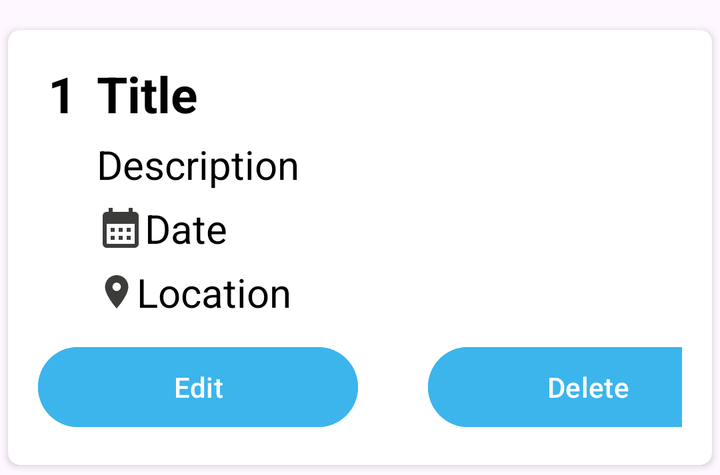
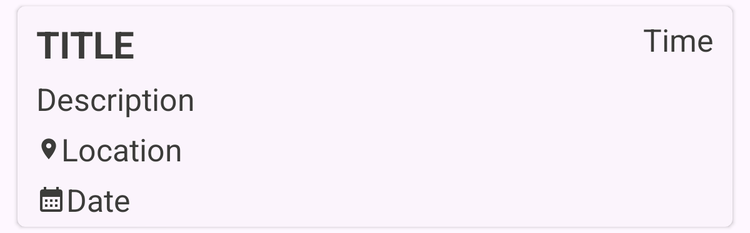

Compare how this app lays out the same screen by default and in its alternative resource folder. The renders come first, then the two layout files and the values they reference.
<!-- AndroidManifest.xml: application theme Theme.MusicanManagement -->
<!-- res/layout/data_show.xml -->
<?xml version="1.0" encoding="utf-8"?>
<androidx.cardview.widget.CardView xmlns:android="http://schemas.android.com/apk/res/android"
    android:layout_width="match_parent"
    android:layout_height="wrap_content"
    xmlns:app="http://schemas.android.com/apk/res-auto"
    android:id="@+id/mainLayout"
    app:cardCornerRadius="6dp"
    android:elevation="6dp"
    android:layout_marginTop="10dp"
    app:cardUseCompatPadding="true">
    <RelativeLayout
        android:layout_width="match_parent"
        android:layout_height="wrap_content"
        android:padding="15dp">

        <TextView
            android:id="@+id/event_id_text"
            android:layout_width="wrap_content"
            android:layout_height="wrap_content"
            android:text="1"
            android:textSize="25sp"
            android:textColor="@color/black"
            android:textStyle="bold"
            android:layout_alignParentLeft="true"
            android:layout_marginLeft="5dp"
            />

        <TextView
            android:id="@+id/event_title_text"
            android:layout_width="match_parent"
            android:layout_height="wrap_content"
            android:text="Title"
            android:textStyle="bold"

            android:textSize="25sp"
            android:textColor="@color/black"
            android:layout_toRightOf="@id/event_id_text"
            android:layout_marginLeft="10dp"
            />
        <TextView
            android:id="@+id/event_description_text"
            android:layout_width="match_parent"
            android:layout_height="wrap_content"
            android:text="Description"
            android:layout_below="@id/event_title_text"
            android:textSize="20sp"
            android:layout_marginTop="5dp"
            android:textColor="@color/black"
            android:layout_toRightOf="@id/event_id_text"
            android:layout_marginLeft="10dp"
            />
        <TextView
            android:id="@+id/event_date_text"
            android:layout_width="match_parent"
            android:layout_height="wrap_content"
            android:text="Date"
            android:drawableLeft="@drawable/baseline_calendar_month_24"
            android:layout_below="@id/event_description_text"
            android:textSize="20sp"
            android:layout_marginTop="5dp"
            android:textColor="@color/black"
            android:layout_toRightOf="@id/event_id_text"
            android:layout_marginLeft="10dp"
            />
        <TextView
            android:id="@+id/event_location_text"
            android:layout_width="match_parent"
            android:layout_height="wrap_content"
            android:text="Location"
            android:drawableLeft="@drawable/baseline_location_on_24"
            android:layout_below="@id/event_date_text"
            android:textSize="20sp"
            android:layout_marginTop="5dp"
            android:textColor="@color/black"
            android:layout_toRightOf="@id/event_id_text"
            android:layout_marginLeft="10dp"
            />
        <LinearLayout
            android:layout_width="match_parent"
            android:layout_height="wrap_content"
            android:orientation="horizontal"
            android:layout_below="@+id/event_location_text"
            android:layout_marginTop="10dp">
            <Button
                android:id="@+id/btn_edit"
                android:layout_width="160dp"
                android:layout_height="wrap_content"
                android:text="Edit"
                android:textColor="@color/white"
                android:backgroundTint="#3BB5EC"

                />
            <Button
                android:id="@+id/btn_delete"
                android:layout_width="160dp"
                android:layout_height="wrap_content"
                android:text="Delete"
                android:textColor="@color/white"

                android:backgroundTint="#3BB5EC"
                android:layout_marginLeft="35dp"
                />

        </LinearLayout>
    </RelativeLayout>
</androidx.cardview.widget.CardView>
<!-- resources referenced by this layout -->
<resources>
  <!-- drawable baseline_calendar_month_24 (drawable) -->
  <vector xmlns:android="http://schemas.android.com/apk/res/android" android:height="24dp" android:tint="#3c3c3a" android:viewportHeight="24" android:viewportWidth="24" android:width="24dp">
        
      <path android:fillColor="@android:color/white" android:pathData="M19,4h-1V2h-2v2H8V2H6v2H5C3.89,4 3.01,4.9 3.01,6L3,20c0,1.1 0.89,2 2,2h14c1.1,0 2,-0.9 2,-2V6C21,4.9 20.1,4 19,4zM19,20H5V10h14V20zM9,14H7v-2h2V14zM13,14h-2v-2h2V14zM17,14h-2v-2h2V14zM9,18H7v-2h2V18zM13,18h-2v-2h2V18zM17,18h-2v-2h2V18z"/>
      
  </vector>
  <!-- drawable baseline_location_on_24 (drawable) -->
  <vector xmlns:android="http://schemas.android.com/apk/res/android" android:height="20dp" android:tint="#3c3c3a" android:viewportHeight="24" android:viewportWidth="24" android:width="20dp">
        
      <path android:fillColor="@android:color/white" android:pathData="M12,2C8.13,2 5,5.13 5,9c0,5.25 7,13 7,13s7,-7.75 7,-13c0,-3.87 -3.13,-7 -7,-7zM12,11.5c-1.38,0 -2.5,-1.12 -2.5,-2.5s1.12,-2.5 2.5,-2.5 2.5,1.12 2.5,2.5 -1.12,2.5 -2.5,2.5z"/>
      
  </vector>
  <style name="Theme.MusicanManagement" parent="Base.Theme.MusicanManagement" />
  <style name="Base.Theme.MusicanManagement" parent="Theme.Material3.DayNight.NoActionBar">
          
          
      </style>
</resources>
<!-- res/layout-large/data_show.xml (the repository's variant of the layout above) -->
<!-- drawn on a 7-inch tablet held upright -->
<?xml version="1.0" encoding="utf-8"?>
<androidx.cardview.widget.CardView xmlns:android="http://schemas.android.com/apk/res/android"
    xmlns:tools="http://schemas.android.com/tools"
    android:layout_width="match_parent"
    android:layout_height="wrap_content"
    xmlns:app="http://schemas.android.com/apk/res-auto"
    android:id="@+id/mainLayout"
    app:cardCornerRadius="6dp"
    android:elevation="6dp"
    android:backgroundTint="#fbf4fc "
    android:layout_marginLeft="10dp"
    android:layout_marginRight="10dp"
    app:cardUseCompatPadding="true">
    <androidx.constraintlayout.widget.ConstraintLayout
        android:layout_width="match_parent"
        android:layout_height="match_parent"
        android:padding="5dp">


        <TextView
            android:id="@+id/event_title_text"
            android:layout_width="wrap_content"
            android:layout_height="wrap_content"
            android:layout_marginStart="10dp"
            android:layout_marginTop="5dp"
            android:text="Title"
            android:textColor="#3c3c3a"
            android:textSize="30sp"
            android:textStyle="bold"
            android:textAllCaps="true"
            app:layout_constraintEnd_toStartOf="@+id/event_location_text"
            app:layout_constraintHorizontal_bias="0.004"
            app:layout_constraintStart_toStartOf="parent"
            app:layout_constraintTop_toTopOf="parent"
            tools:ignore="MissingConstraints" />

        <TextView
            android:id="@+id/event_time_text"
            android:layout_width="wrap_content"
            android:layout_height="wrap_content"
            android:layout_marginTop="5dp"
            android:layout_marginEnd="10dp"
            android:text="Time"
            android:textColor="#3c3c3a"
            android:textSize="25sp"
            app:layout_constraintEnd_toEndOf="parent"
            app:layout_constraintTop_toTopOf="parent"
            tools:ignore="MissingConstraints" />

        <TextView
            android:id="@+id/event_description_text"
            android:layout_width="wrap_content"
            android:layout_height="wrap_content"
            android:layout_marginStart="10dp"
            android:layout_marginTop="7dp"
            android:layout_marginEnd="10dp"
            android:text="Description"
            android:textColor="#3c3c3a"
            android:textSize="25sp"
            app:layout_constraintEnd_toEndOf="parent"
            app:layout_constraintHorizontal_bias="0.0"
            app:layout_constraintStart_toStartOf="parent"
            app:layout_constraintTop_toBottomOf="@+id/event_title_text"
            tools:ignore="MissingConstraints" />

        <TextView
            android:id="@+id/event_location_text"
            android:layout_width="wrap_content"
            android:layout_height="wrap_content"
            android:layout_marginStart="10dp"
            android:layout_marginTop="7dp"
            android:layout_marginEnd="10dp"
            android:drawableLeft="@drawable/baseline_location_on_24"
            android:text="Location"
            android:textColor="#3c3c3a"
            android:textSize="25sp"
            app:layout_constraintStart_toStartOf="parent"
            app:layout_constraintTop_toBottomOf="@+id/event_description_text"
            tools:ignore="MissingConstraints" />

        <TextView
            android:id="@+id/event_date_text"
            android:layout_width="wrap_content"
            android:layout_height="wrap_content"
            android:layout_marginStart="10dp"
            android:layout_marginTop="7dp"
            android:layout_marginEnd="10dp"
            android:drawableLeft="@drawable/baseline_calendar_month_24"
            android:text="Date"
            android:textColor="#3c3c3a"
            android:textSize="25sp"
            app:layout_constraintBottom_toBottomOf="parent"
            app:layout_constraintEnd_toEndOf="parent"
            app:layout_constraintHorizontal_bias="0.0"
            app:layout_constraintStart_toStartOf="parent"
            app:layout_constraintTop_toBottomOf="@+id/event_location_text"
            tools:ignore="MissingConstraints" />
    </androidx.constraintlayout.widget.ConstraintLayout>
</androidx.cardview.widget.CardView>
